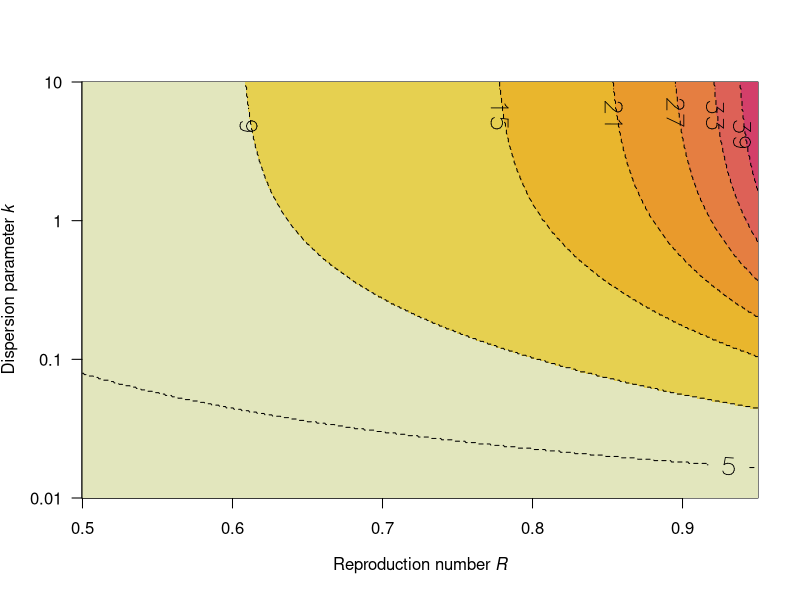

Write R code to recreate this figure.
#############################################################################################################
###The function yields number of generations n a minor outbreak (R<1) would involved before extinction   ####
###assuming the R and k were constant across generations, there is >99% of chance                        ####
###a cluster will go extinct within n generations                                                             ####
#############################################################################################################

#paramters:
#R0: reproduction number
#k: dispersion paramter
#--#
time_to_extinction=function(R0,k){
  gx=function(R0,k){
    (1+(1-g)*R0/k)^(-k)
  }
  g=0
  generation=1
  while(g<=1){
    g=gx(R0,k)
    if (g>0.99) {
      return(generation)
      break
    }
    generation=generation+1
  }
}

#--functions to generate Fig. S3--#
R0 = seq(0.5,0.95,length.out=700)
k = 10^seq(-2,1,0.01)
P = matrix(NA,nrow=length(R0),ncol=length(k))
#-#
for(i in 1:length(R0)) {
  for(j in 1:length(k)) {
    P[i,j] = time_to_extinction(R0[i],k[j])
  }
}
#-#
l = c(1,2,5,10,13,22,32,43)
l.label = c(1,2,5,9,15,21,27,33,39)
#-#
image(R0,k,P,xlab=bquote("Reproduction number" ~ italic("R")),
      ylab=bquote("Dispersion parameter" ~ italic("k")),yaxt="n",
      log="y",col=hcl.colors(length(l)-1, "Heat 2", rev = TRUE),ylim = c(min(k),max(k)))
contour(R0,k,P,levels=l.label,labcex=1.6,add=TRUE,size=0.9,lty="dashed")
axis(2,at=c(0.01,0.1,1,10),labels=c("0.01","0.1","1","10") ,las=2)
#-#


